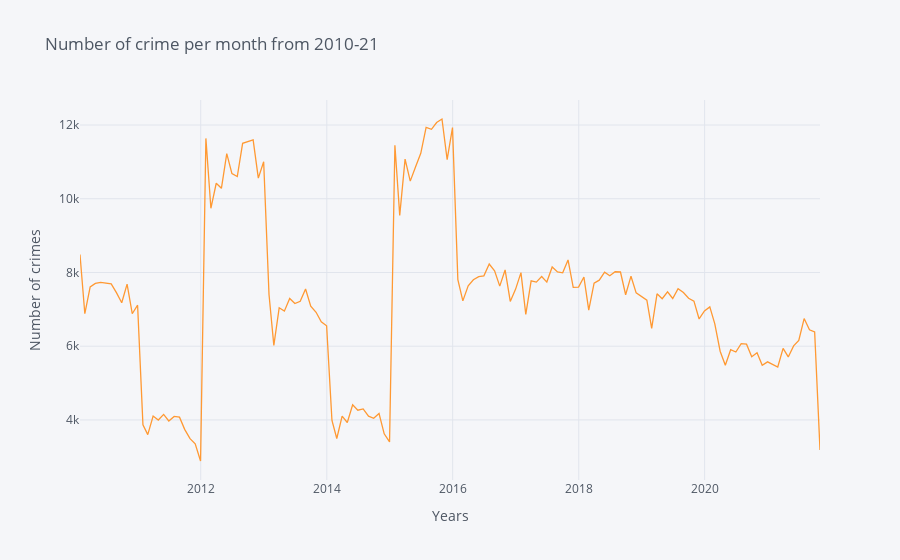

Write notebook code for a chart like this one.
### Code cell
#how number of crimes vary in each month across years

kf.resample('M').size().iplot(title='Number of crime per month from 2010-21',
    xTitle='Years',
    yTitle='Number of crimes')

### Figure 1 — Plotly figure (JSON) as saved in the notebook; plotly's stock layout.template omitted (floating-point values rounded to 4 significant figures; data arrays with more than 128 entries replaced by an {"elided": "..."} marker saying what was removed)
{"data": [{"line": {"color": "rgba(255, 153, 51, 1.0)", "dash": "solid", "shape": "linear", "width": 1.3}, "mode": "lines", "name": "None", "text": "", "type": "scatter", "x": {"elided": "142 str values"}, "y": {"elided": "142 int values"}}], "layout": {"legend": {"bgcolor": "#F5F6F9", "font": {"color": "#4D5663"}}, "paper_bgcolor": "#F5F6F9", "plot_bgcolor": "#F5F6F9", "title": {"font": {"color": "#4D5663"}, "text": "Number of crime per month from 2010-21"}, "xaxis": {"gridcolor": "#E1E5ED", "showgrid": true, "tickfont": {"color": "#4D5663"}, "title": {"font": {"color": "#4D5663"}, "text": "Years"}, "zerolinecolor": "#E1E5ED"}, "yaxis": {"gridcolor": "#E1E5ED", "showgrid": true, "tickfont": {"color": "#4D5663"}, "title": {"font": {"color": "#4D5663"}, "text": "Number of crimes"}, "zerolinecolor": "#E1E5ED"}}}
